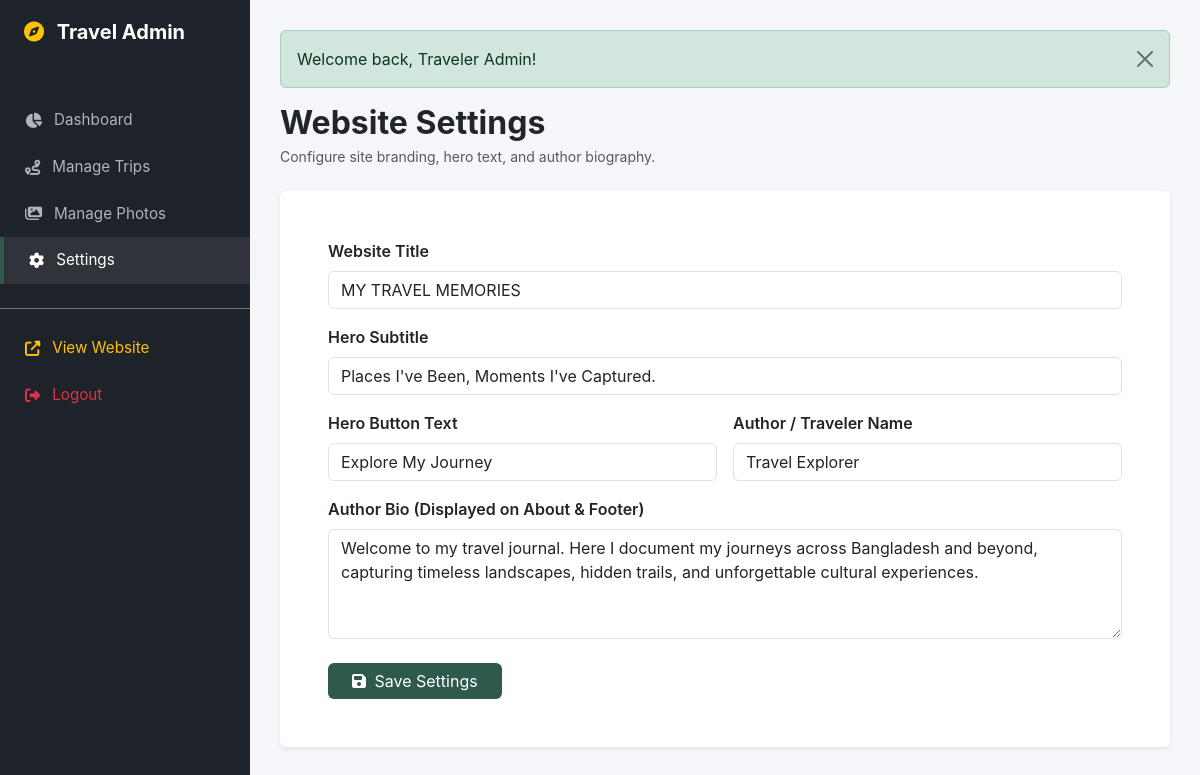
Screenshot of /admin/settings.php (signed in) with the database file from the repository.
### tables this page shows
CREATE TABLE IF NOT EXISTS `settings` (
  `id` INT AUTO_INCREMENT PRIMARY KEY,
  `setting_key` VARCHAR(100) NOT NULL UNIQUE,
  `setting_value` TEXT DEFAULT NULL
);

### includes/functions.php (called while the page is built, shortened)
<?php
require_once __DIR__ . '/../config/database.php';
function e(?string $string): string {
    return htmlspecialchars($string ?? '', ENT_QUOTES, 'UTF-8');
}
function get_site_setting(string $key, string $default = ''): string {
    global $pdo;
    try {
        $stmt = $pdo->prepare("SELECT setting_value FROM settings WHERE setting_key = ?");
        $stmt->execute([$key]);
        $val = $stmt->fetchColumn();
        return $val !== false ? $val : $default;
    } catch (Exception $e) {
        return $default;
    }
}
function get_flash(): ?array {
    if (isset($_SESSION['flash'])) {
        $flash = $_SESSION['flash'];
        return $flash;
    }
    return null;
}

### admin/settings.php (the view, shortened to what this page needs)
<?php
require_once __DIR__ . '/includes/admin_header.php';
$title    = get_site_setting('site_title', 'MY TRAVEL MEMORIES');
$subtitle = get_site_setting('site_subtitle', 'Places I\'ve Been, Moments I\'ve Captured.');
$name     = get_site_setting('author_name', 'Travel Explorer');
$bio      = get_site_setting('author_bio', 'Welcome to my travel journal.');
$btnText  = get_site_setting('hero_button_text', 'Explore My Journey');
?>
<div class="d-flex justify-content-between align-items-center mb-4">
    <div>
        <h2 class="fw-bold mb-1">Website Settings</h2>
        <p class="text-muted small mb-0">Configure site branding, hero text, and author biography.</p>
    </div>
</div>
<div class="card border-0 shadow-sm bg-white p-4 p-md-5 max-w-800">
    <form action="" method="POST">
        <div class="row g-3">
            <div class="col-md-12">
                <label class="form-label fw-semibold">Website Title</label>
                <input type="text" name="site_title" class="form-control" value="<?= e($title); ?>" required>
            </div>
            <div class="col-md-12">
                <label class="form-label fw-semibold">Hero Subtitle</label>
                <input type="text" name="site_subtitle" class="form-control" value="<?= e($subtitle); ?>" required>
            </div>
            <div class="col-md-6">
                <label class="form-label fw-semibold">Hero Button Text</label>
                <input type="text" name="hero_button_text" class="form-control" value="<?= e($btnText); ?>">
            </div>
            <div class="col-md-6">
                <label class="form-label fw-semibold">Author / Traveler Name</label>
                <input type="text" name="author_name" class="form-control" value="<?= e($name); ?>">
            </div>
            <div class="col-md-12">
                <label class="form-label fw-semibold">Author Bio (Displayed on About &amp; Footer)</label>
                <textarea name="author_bio" class="form-control" rows="4"><?= e($bio); ?></textarea>
            </div>
            <div class="col-12 mt-4">
                <button type="submit" class="btn btn-success px-4" style="background-color: #2d5a4c; border: none;">
                    <i class="fas fa-save me-1"></i> Save Settings
                </button>
            </div>
        </div>
    </form>
</div>
<?php require_once __DIR__ . '/includes/admin_footer.php'; ?>

### admin/includes/admin_header.php (shortened to what this page needs)
<?php
require_once __DIR__ . '/../../config/database.php';
require_once __DIR__ . '/../../includes/functions.php';
$adminUser = $_SESSION['user_name'] ?? 'Admin';
$currentPage = basename($_SERVER['PHP_SELF']);
?>
<!DOCTYPE html>
<html lang="en">
<head>
    <link rel="stylesheet" href="https://cdn.jsdelivr.net/npm/bootstrap@5.3.2/dist/css/bootstrap.min.css">
    <link rel="stylesheet" href="https://cdnjs.cloudflare.com/ajax/libs/font-awesome/6.4.0/css/all.min.css">
</head>
<body>
<aside class="admin-sidebar">
    <div class="px-4 mb-4">
        <a href="/travel-memories/admin/index.php" class="text-white text-decoration-none h5 fw-bold font-serif d-block">
            <i class="fas fa-compass text-warning me-2"></i> Travel Admin
        </a>
        <div class="small text-muted mt-1">Logged in as <?= e($adminUser); ?></div>
    </div>
    <ul class="nav flex-column">
        <li class="nav-item">
            <a href="/travel-memories/admin/index.php" class="nav-link <?= ($currentPage == 'index.php') ? 'active' : ''; ?>">
                <i class="fas fa-chart-pie"></i> Dashboard
            </a>
        </li>
        <li class="nav-item">
            <a href="/travel-memories/admin/trips.php" class="nav-link <?= ($currentPage == 'trips.php' || $currentPage == 'add-trip.php' || $currentPage == 'edit-trip.php') ? 'active' : ''; ?>">
                <i class="fas fa-route"></i> Manage Trips
            </a>
        </li>
        <li class="nav-item">
            <a href="/travel-memories/admin/photos.php" class="nav-link <?= ($currentPage == 'photos.php') ? 'active' : ''; ?>">
                <i class="fas fa-images"></i> Manage Photos
            </a>
        </li>
        <li class="nav-item">
            <a href="/travel-memories/admin/settings.php" class="nav-link <?= ($currentPage == 'settings.php') ? 'active' : ''; ?>">
                <i class="fas fa-cog"></i> Settings
            </a>
        </li>
        <li class="nav-item mt-4 border-top border-secondary pt-3">
            <a href="/travel-memories/index.php" class="nav-link text-warning" target="_blank">
                <i class="fas fa-external-link-alt"></i> View Website
            </a>
        </li>
        <li class="nav-item">
            <a href="/travel-memories/admin/logout.php" class="nav-link text-danger">
                <i class="fas fa-sign-out-alt"></i> Logout
            </a>
        </li>
    </ul>
</aside>
<main class="admin-main">
    <?php $flash = get_flash(); if ($flash): ?>
        <div class="alert alert-<?= $flash['type'] === 'success' ? 'success' : 'danger'; ?> alert-dismissible fade show" role="alert">
            <?= e($flash['message']); ?>
            <button type="button" class="btn-close" data-bs-dismiss="alert"></button>
        </div>
    <?php endif; ?>

### admin/includes/admin_footer.php (shortened to what this page needs)
</main>
</body>
</html>

### admin/includes/admin_header.php (style rules this page uses)
:root { --sidebar-width: 250px; --admin-bg: #f4f6f9; }
body { background-color: var(--admin-bg); font-family: -apple-system, BlinkMacSystemFont, "Segoe UI", Roboto, sans-serif; }
.admin-sidebar { width: var(--sidebar-width); position: fixed; top: 0; bottom: 0; left: 0; background: #1e2229; color: #adb5bd; z-index: 1000; padding-top: 20px; }
.admin-sidebar .nav-link { color: #adb5bd; padding: 12px 25px; font-size: 0.95rem; display: flex; align-items: center; gap: 12px; transition: all 0.2s; }
.admin-sidebar .nav-link:hover, .admin-sidebar .nav-link.active { color: #ffffff; background: rgba(255, 255, 255, 0.08); border-left: 4px solid #2d5a4c; }
.admin-main { margin-left: var(--sidebar-width); padding: 30px; }

### rows the page displays
settings: site_title "MY TRAVEL MEMORIES"
settings: site_subtitle "Places I've Been, Moments I've Captured."
settings: hero_button_text "Explore My Journey"
settings: author_name "Travel Explorer"
settings: author_bio "Welcome to my travel journal. Here I document my journeys across Bangladesh and beyond, capturing timeless landscapes, hidden trails, and unforgettable cultural experiences."

### other values shown
$flash['message'] "Welcome back, Traveler Admin!"
